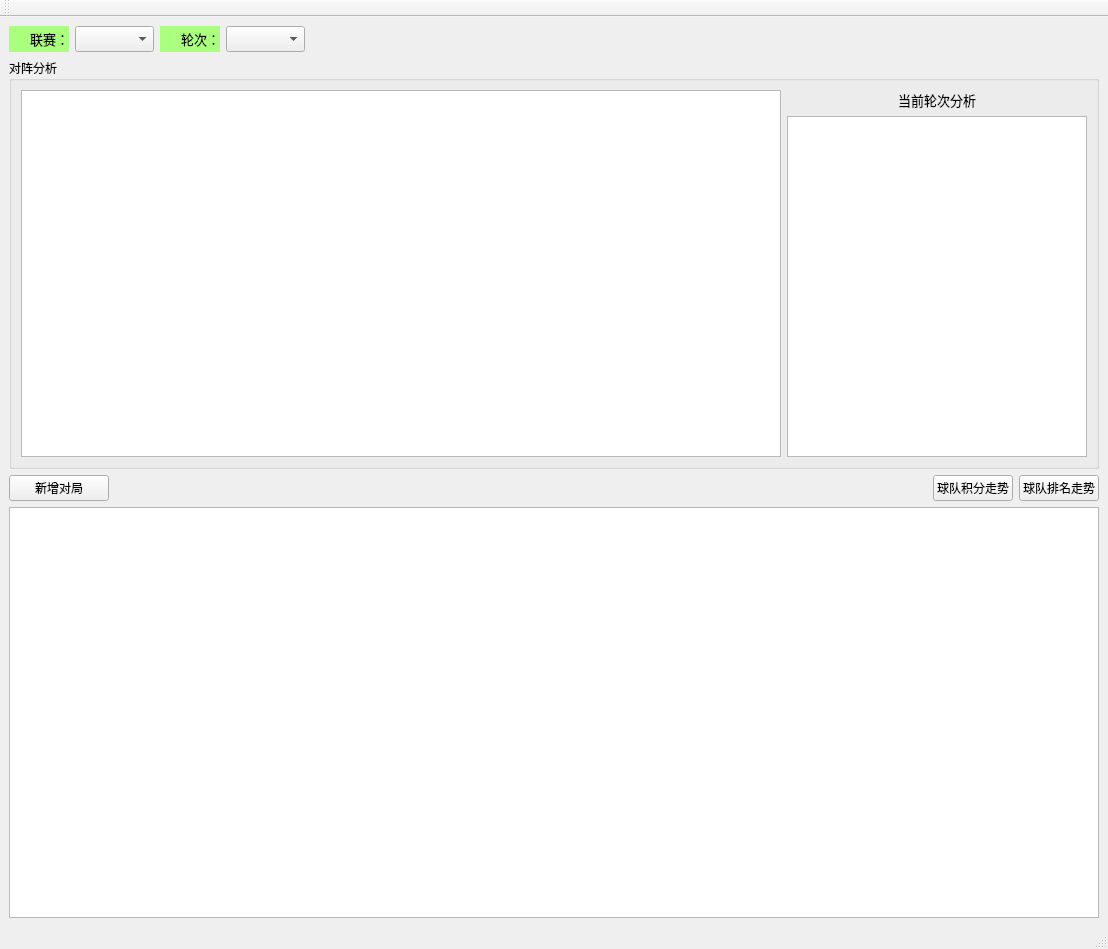
<?xml version="1.0" encoding="UTF-8"?>
<ui version="4.0">
 <class>MainWindow</class>
 <widget class="QMainWindow" name="MainWindow">
  <property name="geometry">
   <rect>
    <x>0</x>
    <y>0</y>
    <width>1108</width>
    <height>949</height>
   </rect>
  </property>
  <property name="windowTitle">
   <string>MainWindow</string>
  </property>
  <widget class="QWidget" name="centralwidget">
   <layout class="QGridLayout" name="gridLayout_2">
    <item row="0" column="0">
     <layout class="QHBoxLayout" name="horizontalLayout">
      <item>
       <widget class="QLabel" name="labelGames">
        <property name="minimumSize">
         <size>
          <width>60</width>
          <height>0</height>
         </size>
        </property>
        <property name="font">
         <font>
          <family>微软雅黑</family>
          <pointsize>10</pointsize>
         </font>
        </property>
        <property name="styleSheet">
         <string notr="true">background-color: rgb(170, 255, 127);</string>
        </property>
        <property name="text">
         <string>联赛：</string>
        </property>
        <property name="alignment">
         <set>Qt::AlignRight|Qt::AlignTrailing|Qt::AlignVCenter</set>
        </property>
       </widget>
      </item>
      <item>
       <widget class="QComboBox" name="cbGames">
        <property name="font">
         <font>
          <family>微软雅黑</family>
          <pointsize>10</pointsize>
         </font>
        </property>
       </widget>
      </item>
      <item>
       <widget class="QLabel" name="labelRounds">
        <property name="minimumSize">
         <size>
          <width>60</width>
          <height>0</height>
         </size>
        </property>
        <property name="font">
         <font>
          <family>微软雅黑</family>
          <pointsize>10</pointsize>
         </font>
        </property>
        <property name="styleSheet">
         <string notr="true">background-color: rgb(170, 255, 127);</string>
        </property>
        <property name="text">
         <string>轮次：</string>
        </property>
        <property name="alignment">
         <set>Qt::AlignRight|Qt::AlignTrailing|Qt::AlignVCenter</set>
        </property>
       </widget>
      </item>
      <item>
       <widget class="QComboBox" name="cbRounds">
        <property name="font">
         <font>
          <family>微软雅黑</family>
          <pointsize>10</pointsize>
         </font>
        </property>
       </widget>
      </item>
     </layout>
    </item>
    <item row="2" column="0">
     <widget class="QPushButton" name="btnAdd">
      <property name="maximumSize">
       <size>
        <width>100</width>
        <height>16777215</height>
       </size>
      </property>
      <property name="font">
       <font>
        <family>微软雅黑</family>
        <pointsize>9</pointsize>
       </font>
      </property>
      <property name="text">
       <string>新增对局</string>
      </property>
     </widget>
    </item>
    <item row="2" column="1">
     <spacer name="horizontalSpacer">
      <property name="orientation">
       <enum>Qt::Horizontal</enum>
      </property>
      <property name="sizeHint" stdset="0">
       <size>
        <width>40</width>
        <height>20</height>
       </size>
      </property>
     </spacer>
    </item>
    <item row="2" column="2">
     <widget class="QPushButton" name="btnTrend">
      <property name="maximumSize">
       <size>
        <width>100</width>
        <height>16777215</height>
       </size>
      </property>
      <property name="font">
       <font>
        <family>微软雅黑</family>
        <pointsize>9</pointsize>
       </font>
      </property>
      <property name="text">
       <string>球队积分走势</string>
      </property>
     </widget>
    </item>
    <item row="2" column="3">
     <widget class="QPushButton" name="btnRanking">
      <property name="maximumSize">
       <size>
        <width>100</width>
        <height>16777215</height>
       </size>
      </property>
      <property name="font">
       <font>
        <family>微软雅黑</family>
        <pointsize>9</pointsize>
       </font>
      </property>
      <property name="text">
       <string>球队排名走势</string>
      </property>
     </widget>
    </item>
    <item row="3" column="0" colspan="4">
     <widget class="QTableView" name="tableView"/>
    </item>
    <item row="1" column="0" colspan="4">
     <widget class="QGroupBox" name="groupBox">
      <property name="minimumSize">
       <size>
        <width>400</width>
        <height>360</height>
       </size>
      </property>
      <property name="font">
       <font>
        <family>微软雅黑</family>
       </font>
      </property>
      <property name="title">
       <string>对阵分析</string>
      </property>
      <layout class="QGridLayout" name="gridLayout">
       <item row="0" column="1">
        <widget class="QLabel" name="labelInfo1">
         <property name="maximumSize">
          <size>
           <width>16777215</width>
           <height>20</height>
          </size>
         </property>
         <property name="font">
          <font>
           <family>微软雅黑</family>
           <pointsize>10</pointsize>
          </font>
         </property>
         <property name="text">
          <string>当前轮次分析</string>
         </property>
         <property name="alignment">
          <set>Qt::AlignCenter</set>
         </property>
        </widget>
       </item>
       <item row="0" column="0" rowspan="2">
        <widget class="QTableView" name="againstTable"/>
       </item>
       <item row="1" column="1">
        <widget class="QTextEdit" name="textEdit">
         <property name="maximumSize">
          <size>
           <width>300</width>
           <height>16777215</height>
          </size>
         </property>
        </widget>
       </item>
      </layout>
     </widget>
    </item>
   </layout>
  </widget>
  <widget class="QMenuBar" name="menubar">
   <property name="geometry">
    <rect>
     <x>0</x>
     <y>0</y>
     <width>1108</width>
     <height>26</height>
    </rect>
   </property>
  </widget>
  <widget class="QStatusBar" name="statusbar">
   <property name="enabled">
    <bool>true</bool>
   </property>
  </widget>
  <widget class="QToolBar" name="toolBar">
   <property name="windowTitle">
    <string>toolBar</string>
   </property>
   <attribute name="toolBarArea">
    <enum>TopToolBarArea</enum>
   </attribute>
   <attribute name="toolBarBreak">
    <bool>false</bool>
   </attribute>
  </widget>
 </widget>
 <resources/>
 <connections/>
</ui>
